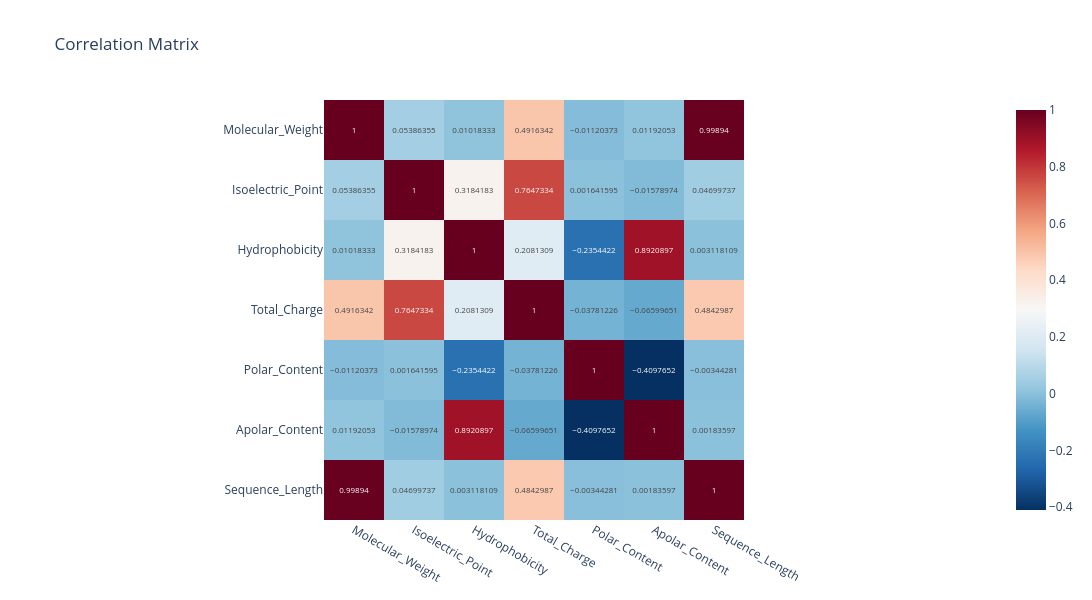

Source (notebook cell):
### Code cell
fig = px.imshow(
    corr,
    text_auto=True,
    color_continuous_scale="RdBu_r",
    title="Correlation Matrix",
    width=1200,
    height=600
)

fig.show()

### Figure 1 — Plotly figure (JSON) as saved in the notebook; plotly's stock layout.template omitted (floating-point values rounded to 4 significant figures)
{"data": [{"coloraxis": "coloraxis", "hovertemplate": "x: %{x}<br>y: %{y}<br>color: %{z}<extra></extra>", "name": "0", "texttemplate": "%{z}", "type": "heatmap", "x": ["Molecular_Weight", "Isoelectric_Point", "Hydrophobicity", "Total_Charge", "Polar_Content", "Apolar_Content", "Sequence_Length"], "xaxis": "x", "y": ["Molecular_Weight", "Isoelectric_Point", "Hydrophobicity", "Total_Charge", "Polar_Content", "Apolar_Content", "Sequence_Length"], "yaxis": "y", "z": [[1.0, 0.05386, 0.01018, 0.4916, -0.0112, 0.01192, 0.9989], [0.05386, 1.0, 0.3184, 0.7647, 0.001642, -0.01579, 0.047], [0.01018, 0.3184, 1.0, 0.2081, -0.2354, 0.8921, 0.003118], [0.4916, 0.7647, 0.2081, 1.0, -0.03781, -0.066, 0.4843], [-0.0112, 0.001642, -0.2354, -0.03781, 1.0, -0.4098, -0.003443], [0.01192, -0.01579, 0.8921, -0.066, -0.4098, 1.0, 0.001836], [0.9989, 0.047, 0.003118, 0.4843, -0.003443, 0.001836, 1.0]]}], "layout": {"coloraxis": {"autocolorscale": false, "colorscale": [[0, "rgb(5,48,97)"], [0.1, "rgb(33,102,172)"], [0.2, "rgb(67,147,195)"], [0.3, "rgb(146,197,222)"], [0.4, "rgb(209,229,240)"], [0.5, "rgb(247,247,247)"], [0.6, "rgb(253,219,199)"], [0.7, "rgb(244,165,130)"], [0.8, "rgb(214,96,77)"], [0.9, "rgb(178,24,43)"], [1, "rgb(103,0,31)"]]}, "height": 600, "title": {"text": "Correlation Matrix"}, "width": 1200, "xaxis": {"anchor": "y", "constrain": "domain", "domain": [0, 1], "scaleanchor": "y"}, "yaxis": {"anchor": "x", "autorange": "reversed", "constrain": "domain", "domain": [0, 1]}}}
